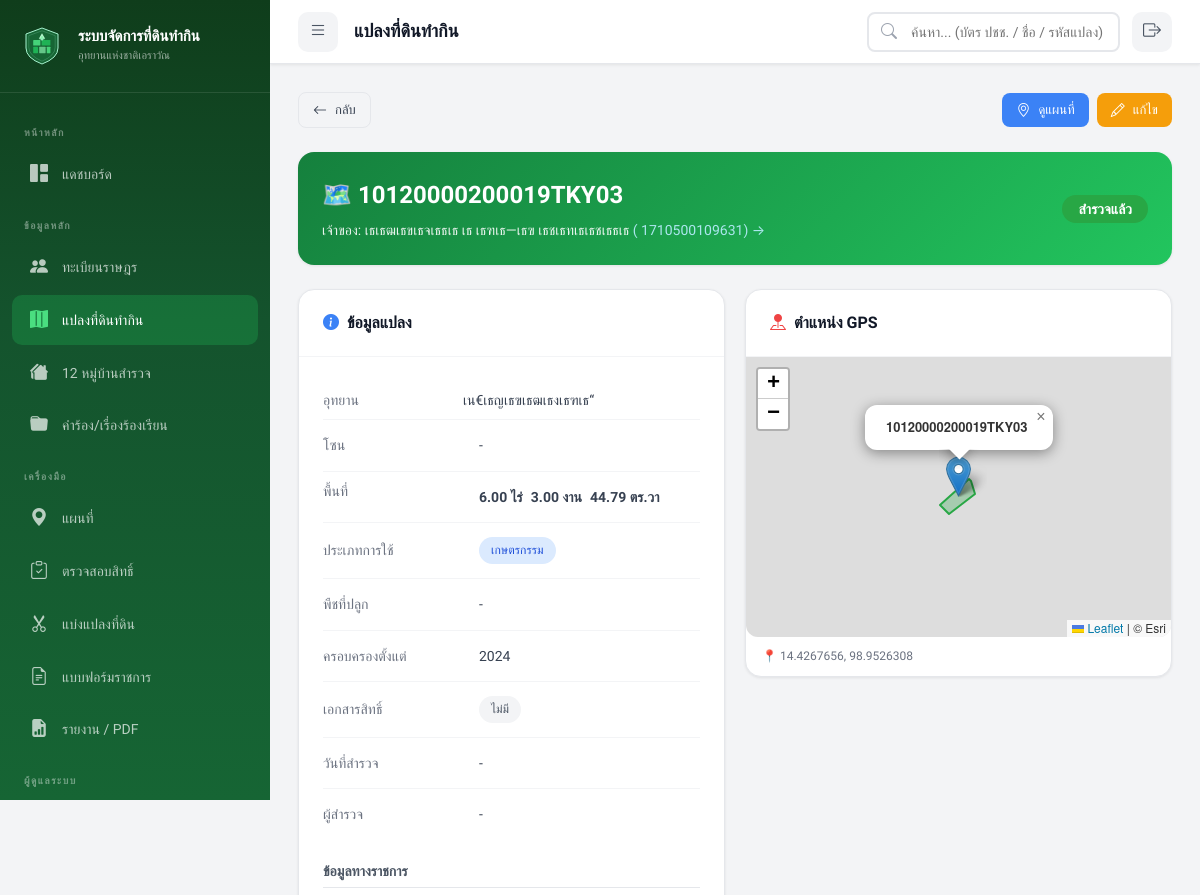
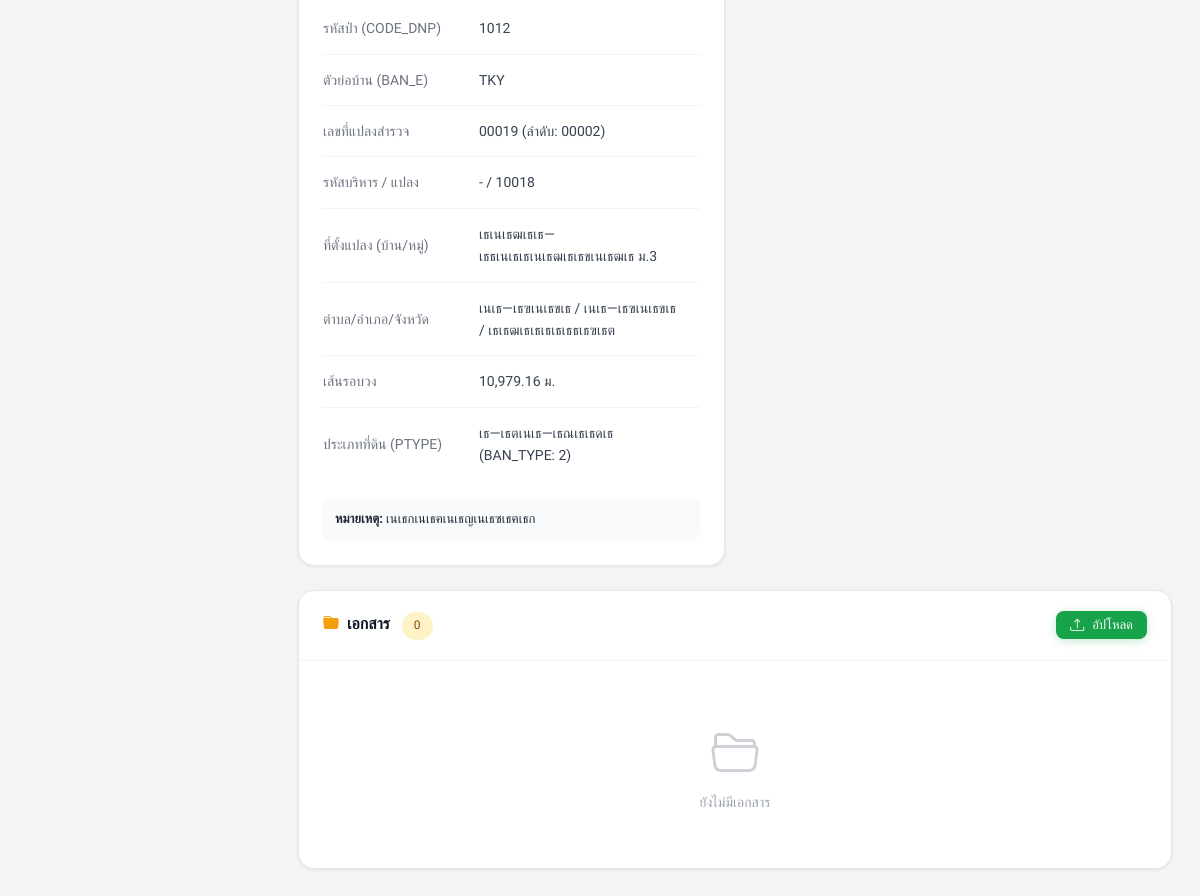
Page /index.php?page=plots&action=view&id=1280 (signed in) on the earlier database version (2 pictures, top to bottom).
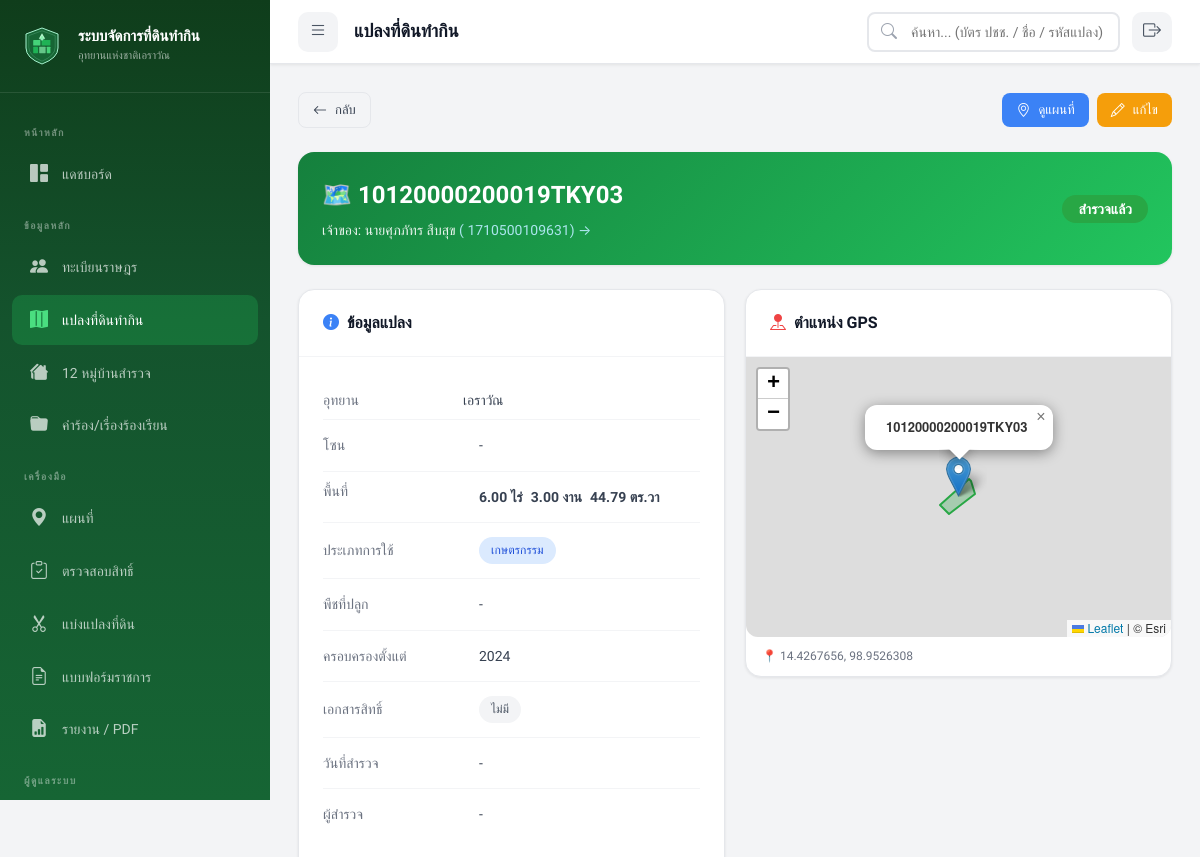
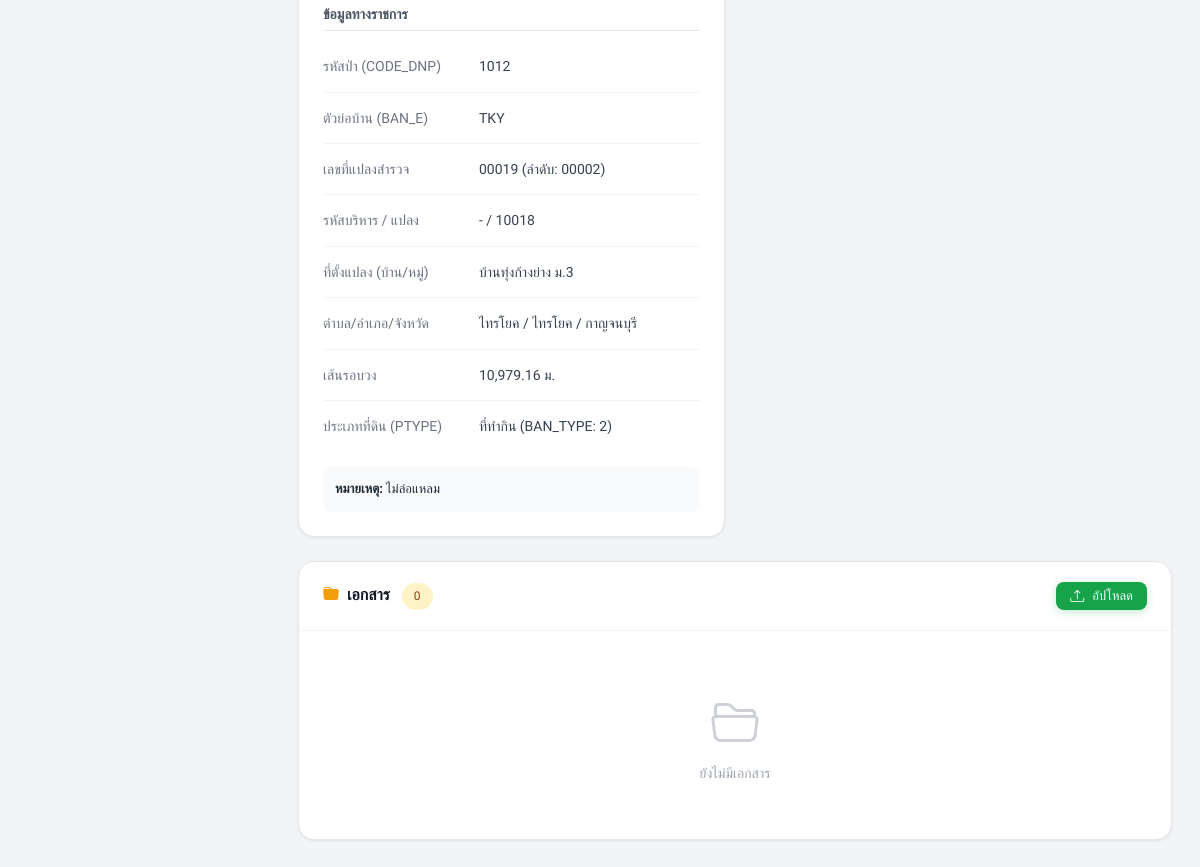
Same page on the later database version (2 pictures, top to bottom).
### tables this page shows
CREATE TABLE `land_plots` (
  `plot_id` int(11) NOT NULL AUTO_INCREMENT,
  `parent_plot_id` int(11) DEFAULT NULL,
  `allocation_type` varchar(20) DEFAULT NULL,
  `plot_code` varchar(50) NOT NULL,
  `villager_id` int(11) NOT NULL,
  `park_name` varchar(100) DEFAULT NULL,
  `zone` varchar(50) DEFAULT NULL,
  `area_rai` decimal(10,2) DEFAULT 0.00,
  `area_ngan` decimal(10,2) DEFAULT 0.00,
  `area_sqwa` decimal(10,2) DEFAULT 0.00,
  `land_use_type` enum('agriculture','residential','garden','livestock','mixed','other') DEFAULT 'agriculture',
  `crop_type` varchar(200) DEFAULT NULL,
  `latitude` decimal(10,7) DEFAULT NULL,
  `longitude` decimal(10,7) DEFAULT NULL,
  `polygon_coords` longtext DEFAULT NULL CHECK (json_valid(`polygon_coords`)),
  `occupation_since` year(4) DEFAULT NULL,
  `has_document` tinyint(1) DEFAULT 0,
  `document_type` varchar(50) DEFAULT NULL,
  `status` enum('surveyed','pending_review','temporary_permit','must_relocate','disputed') DEFAULT 'pending_review',
  `survey_date` date DEFAULT NULL,
  `surveyed_by` int(11) DEFAULT NULL,
  `plot_image_path` varchar(500) DEFAULT NULL,
  `notes` text DEFAULT NULL,
  `remark_risk` enum('not_risky','risky','risky_case','not_risky_case') DEFAULT 'not_risky',
  `watershed_class` varchar(20) DEFAULT NULL,
  `created_at` datetime DEFAULT current_timestamp(),
  `updated_at` datetime DEFAULT current_timestamp() ON UPDATE current_timestamp(),
  `code_dnp` varchar(10) DEFAULT NULL COMMENT 'รหัสป่าอนุรักษ์',
  `apar_code` varchar(20) DEFAULT NULL COMMENT 'รหัสแปลงที่บริหารแล้ว',
  `apar_no` varchar(10) DEFAULT NULL COMMENT 'หมายเลขเขตโครงการฯ',
  `num_apar` varchar(20) DEFAULT NULL COMMENT 'ที่ดินเลขที่',
  `spar_code` varchar(20) DEFAULT NULL COMMENT 'รหัสที่ดินสำรวจ',
  `ban_e` varchar(10) DEFAULT NULL COMMENT 'ชื่อย่อหมู่บ้านภาษาอังกฤษ (3 ตัวอักษร)',
  `perimeter` decimal(10,3) DEFAULT NULL COMMENT 'ระยะรอบแปลง (เมตร)',
  `ban_type` tinyint(4) DEFAULT NULL COMMENT 'ลักษณะหมู่บ้าน (1=ในเขต, 2=นอกเขตทำกินใน, 3=คาบเกี่ยว)',
  `num_spar` varchar(50) DEFAULT NULL COMMENT 'เลขที่แปลงสำรวจ',
  `spar_no` varchar(10) DEFAULT NULL COMMENT 'ลำดับสำรวจ',
  `par_ban` varchar(50) DEFAULT NULL COMMENT 'ชื่อบ้าน (ที่ตั้งแปลง)',
  `par_moo` varchar(5) DEFAULT NULL COMMENT 'หม่ (แปลง)',
  `par_tam` varchar(50) DEFAULT NULL COMMENT 'ตำบล (แปลง)',
  `par_amp` varchar(50) DEFAULT NULL COMMENT 'อำเภอ (แปลง)',
  `par_prov` varchar(50) DEFAULT NULL COMMENT 'จังหวัด (แปลง)',
  `ptype` varchar(100) DEFAULT NULL COMMENT 'ประเภทที่ดิน',
  `target_fid` int(11) DEFAULT NULL COMMENT 'TARGET_FID อ้างอิง Shapefile',
  `data_issues` text DEFAULT NULL COMMENT 'ปัหาข้อมลที่พบจากการตรวจสอบ',
  PRIMARY KEY (`plot_id`),
  UNIQUE KEY `plot_code` (`plot_code`),
  KEY `surveyed_by` (`surveyed_by`),
  KEY `idx_plot_code` (`plot_code`),
  KEY `idx_villager` (`villager_id`),
  KEY `idx_status` (`status`),
  KEY `idx_coords` (`latitude`,`longitude`),
  KEY `idx_park` (`park_name`),
  KEY `idx_zone` (`zone`),
  KEY `idx_parent_plot` (`parent_plot_id`),
  CONSTRAINT `land_plots_ibfk_1` FOREIGN KEY (`villager_id`) REFERENCES `villagers` (`villager_id`) ON DELETE CASCADE,
  CONSTRAINT `land_plots_ibfk_2` FOREIGN KEY (`surveyed_by`) REFERENCES `users` (`user_id`) ON DELETE SET NULL
);

CREATE TABLE `villagers` (
  `villager_id` int(11) NOT NULL AUTO_INCREMENT,
  `id_card_number` varchar(13) NOT NULL,
  `prefix` varchar(20) DEFAULT NULL,
  `first_name` varchar(100) NOT NULL,
  `last_name` varchar(100) NOT NULL,
  `birth_date` date DEFAULT NULL,
  `phone` varchar(15) DEFAULT NULL,
  `address` text DEFAULT NULL,
  `village_no` varchar(10) DEFAULT NULL,
  `village_name` varchar(100) DEFAULT NULL,
  `sub_district` varchar(100) DEFAULT NULL,
  `district` varchar(100) DEFAULT NULL,
  `province` varchar(100) DEFAULT NULL,
  `photo_path` varchar(500) DEFAULT NULL,
  `notes` text DEFAULT NULL,
  `qualification_status` enum('pending','passed','failed') DEFAULT 'pending',
  `qual_thai_nationality` tinyint(1) DEFAULT 1,
  `qual_continuous_residence` tinyint(1) DEFAULT 1,
  `qual_no_other_land` tinyint(1) DEFAULT 1,
  `qual_no_court_order` tinyint(1) DEFAULT 1,
  `qual_no_forest_crime` tinyint(1) DEFAULT 1,
  `qual_no_revoked_rights` tinyint(1) DEFAULT 1,
  `qualification_date` date DEFAULT NULL,
  `qualification_notes` text DEFAULT NULL,
  `created_by` int(11) DEFAULT NULL,
  `created_at` datetime DEFAULT current_timestamp(),
  `updated_at` datetime DEFAULT current_timestamp() ON UPDATE current_timestamp(),
  `verification_status` enum('pending','verified') DEFAULT 'pending',
  `verified_at` datetime DEFAULT NULL,
  `verified_by` int(11) DEFAULT NULL,
  PRIMARY KEY (`villager_id`),
  UNIQUE KEY `id_card_number` (`id_card_number`),
  KEY `created_by` (`created_by`),
  KEY `idx_id_card` (`id_card_number`),
  KEY `idx_name` (`first_name`,`last_name`),
  KEY `idx_village` (`village_name`),
  CONSTRAINT `villagers_ibfk_1` FOREIGN KEY (`created_by`) REFERENCES `users` (`user_id`) ON DELETE SET NULL
);

### models/Plot.php (called while the page is built, shortened)
<?php
class Plot
{
    public static function find(int $id): ?array
    {
        $db = getDB();
        $stmt = $db->prepare("SELECT lp.*, v.prefix, v.first_name, v.last_name, v.id_card_number,
                                     u.full_name as surveyor_name
                              FROM land_plots lp
                              JOIN villagers v ON lp.villager_id = v.villager_id
                              LEFT JOIN users u ON lp.surveyed_by = u.user_id
                              WHERE lp.plot_id = :id");
        $stmt->execute(['id' => $id]);
        $result = $stmt->fetch();
        return $result ?: null;
    }
}

### models/Document.php (called while the page is built, shortened)
<?php
class Document
{
    public static function getByRelated(string $type, int $id): array
    {
        $db = getDB();
        $stmt = $db->prepare("SELECT d.*, u.full_name as uploader_name
                              FROM documents d
                              LEFT JOIN users u ON d.uploaded_by = u.user_id
                              WHERE d.related_type = :type AND d.related_id = :id
                              ORDER BY d.uploaded_at DESC");
        $stmt->execute(['type' => $type, 'id' => $id]);
        return $stmt->fetchAll();
    }
}

### views/plots/detail.php (the view, shortened to what the rows shown need)
<?php
require_once __DIR__ . '/../../models/Plot.php';
require_once __DIR__ . '/../../models/Document.php';
$id = (int) ($_GET['id'] ?? 0);
$plot = Plot::find($id);
$documents = Document::getByRelated('plot', $id);
$p = $plot;
$statusColor = PLOT_STATUS_COLORS[$p['status']] ?? '#6b7280';
?>
<div class="d-flex justify-between align-center mb-3">
    <a href="index.php?page=plots" class="btn btn-secondary btn-sm"><i class="bi bi-arrow-left"></i> กลับ</a>
    <div class="d-flex gap-1">
        <?php if ($p['latitude'] && $p['longitude']): ?>
            <a href="index.php?page=map&plot=<?= $id ?>" class="btn btn-info btn-sm"><i class="bi bi-geo-alt"></i>
                ดูแผนที่</a>
        <?php endif; ?>
        <?php if ($_SESSION['role'] !== ROLE_VIEWER): ?>
            <a href="index.php?page=plots&action=edit&id=<?= $id ?>" class="btn btn-warning btn-sm"><i
                    class="bi bi-pencil"></i> แก้ไข</a>
        <?php endif; ?>
    </div>
</div>
<div class="card mb-3"
    style="background: linear-gradient(135deg, var(--primary-700) 0%, var(--primary-500) 100%); color:white; border:none;">
    <div class="card-body" style="padding:24px;">
        <div style="display:flex; justify-content:space-between; align-items:center; flex-wrap:wrap; gap:16px;">
            <div>
                <h2 style="font-size:24px; margin-bottom:4px;">🗺️
                    <?= htmlspecialchars($p['plot_code']) ?>
                </h2>
                <p style="opacity:0.9;">
                    เจ้าของ:
                    <?= htmlspecialchars(($p['prefix'] ?? '') . $p['first_name'] . ' ' . $p['last_name']) ?>
                    <a href="index.php?page=villagers&action=view&id=<?= $p['villager_id'] ?>" style="color:#bef;">
                        (
                        <?= $p['id_card_number'] ?>) →
                    </a>
                </p>
            </div>
            <div style="text-align:right;">
                <span
                    style="background:<?= $statusColor ?>; padding:6px 16px; border-radius:20px; font-weight:600; font-size:14px;">
                    <?= PLOT_STATUS_LABELS[$p['status']] ?? $p['status'] ?>
                </span>
            </div>
        </div>
    </div>
</div>
<div class="plot-detail-grid">
    <div class="card">
        <div class="card-header">
            <h3><i class="bi bi-info-circle-fill" style="color:var(--info);margin-right:8px;"></i>ข้อมูลแปลง</h3>
        </div>
        <div class="card-body">
            <table style="width:100%;">
                <tr>
                    <td style="padding:8px 0;color:var(--gray-500);width:140px;">อุทยาน</td>
                    <td style="padding:8px 0;">
                        <?= htmlspecialchars($p['park_name'] ?? '-') ?>
                    </td>
                </tr>
                <tr>
                    <td style="padding:8px 0;color:var(--gray-500);">โซน</td>
                    <td>
                        <?= htmlspecialchars($p['zone'] ?? '-') ?>
                    </td>
                </tr>
                <tr>
                    <td style="padding:8px 0;color:var(--gray-500);vertical-align:top;">พื้นที่</td>
                    <td>
                        <div style="font-weight:600; display:flex; flex-wrap:wrap; gap:8px;">
                            <span><?= $p['area_rai'] ?> ไร่</span>
                            <span><?= $p['area_ngan'] ?> งาน</span>
                            <span><?= $p['area_sqwa'] ?> ตร.วา</span>
                        </div>
                    </td>
                </tr>
                <tr>
                    <td style="padding:8px 0;color:var(--gray-500);">ประเภทการใช้</td>
                    <td><span class="badge badge-info">
                            <?= LAND_USE_LABELS[$p['land_use_type']] ?? $p['land_use_type'] ?>
                        </span></td>
                </tr>
                <tr>
                    <td style="padding:8px 0;color:var(--gray-500);">พืชที่ปลูก</td>
                    <td>
                        <?= htmlspecialchars($p['crop_type'] ?? '-') ?>
                    </td>
                </tr>
                <tr>
                    <td style="padding:8px 0;color:var(--gray-500);">ครอบครองตั้งแต่</td>
                    <td>
                        <?= htmlspecialchars($p['occupation_since'] ?? '-') ?>
                    </td>
                </tr>
                <tr>
                    <td style="padding:8px 0;color:var(--gray-500);">เอกสารสิทธิ์</td>
                    <td>
                        <?= $p['has_document'] ? '<span class="badge badge-success">มี</span> ' . htmlspecialchars($p['document_type'] ?? '') : '<span class="badge badge-gray">ไม่มี</span>' ?>
                    </td>
                </tr>
                <tr>
                    <td style="padding:8px 0;color:var(--gray-500);">วันที่สำรวจ</td>
                    <td>
                        <?= $p['survey_date'] ? date('d/m/Y', strtotime($p['survey_date'])) : '-' ?>
                    </td>
                </tr>
                <tr>
                    <td style="padding:8px 0;color:var(--gray-500);">ผู้สำรวจ</td>
                    <td>
                        <?= htmlspecialchars($p['surveyor_name'] ?? '-') ?>
                    </td>
                </tr>
            </table>
            <h4 style="font-size:14px; color:var(--gray-600); margin:20px 0 10px; border-bottom:1px solid var(--gray-200); padding-bottom:5px;">
                ข้อมูลทางราชการ
            </h4>
            <table style="width:100%;">
                <tr>
                    <td style="padding:4px 0;color:var(--gray-500);width:140px;">รหัสป่า (CODE_DNP)</td>
                    <td><?= htmlspecialchars($p['code_dnp'] ?? '-') ?></td>
                </tr>
                <tr>
                    <td style="padding:4px 0;color:var(--gray-500);">ตัวย่อบ้าน (BAN_E)</td>
                    <td><?= htmlspecialchars($p['ban_e'] ?? '-') ?></td>
                </tr>
                <tr>
                    <td style="padding:4px 0;color:var(--gray-500);">เลขที่แปลงสำรวจ</td>
                    <td><?= htmlspecialchars($p['num_spar'] ?? '-') ?> (ลำดับ: <?= htmlspecialchars($p['spar_no'] ?? '-') ?>)</td>
                </tr>
                <tr>
                    <td style="padding:4px 0;color:var(--gray-500);">รหัสบริหาร / แปลง</td>
                    <td><?= htmlspecialchars($p['apar_code'] ?? '-') ?> / <?= htmlspecialchars($p['num_apar'] ?? '-') ?></td>
                </tr>
                <tr>
                    <td style="padding:4px 0;color:var(--gray-500);">ที่ตั้งแปลง (บ้าน/หมู่)</td>
                    <td><?= htmlspecialchars($p['par_ban'] ?? '-') ?> ม.<?= htmlspecialchars($p['par_moo'] ?? '-') ?></td>
                </tr>
                <tr>
                    <td style="padding:4px 0;color:var(--gray-500);">ตำบล/อำเภอ/จังหวัด</td>
                    <td><?= htmlspecialchars($p['par_tam'] ?? '-') ?> / <?= htmlspecialchars($p['par_amp'] ?? '-') ?> / <?= htmlspecialchars($p['par_prov'] ?? '-') ?></td>
                </tr>
                <tr>
                    <td style="padding:4px 0;color:var(--gray-500);">เส้นรอบวง</td>
                    <td><?= $p['perimeter'] ? number_format($p['perimeter'], 2) . ' ม.' : '-' ?></td>
                </tr>
                <tr>
                    <td style="padding:4px 0;color:var(--gray-500);">ประเภทที่ดิน (PTYPE)</td>
                    <td><?= htmlspecialchars($p['ptype'] ?? '-') ?> (BAN_TYPE: <?= htmlspecialchars($p['ban_type'] ?? '-') ?>)</td>
                </tr>
            </table>
            <?php if ($p['notes']): ?>
                <div style="margin-top:16px; padding:12px; background:var(--gray-50); border-radius:8px; font-size:13px;">
                    <strong>หมายเหตุ:</strong>
                    <?= nl2br(htmlspecialchars($p['notes'])) ?>
                </div>
            <?php endif; ?>
        </div>
    </div>
    <div>
        <?php if ($p['latitude'] && $p['longitude']): ?>
            <div class="card">
                <div class="card-header">
                    <h3><i class="bi bi-pin-map-fill" style="color:var(--danger); margin-right:8px;"></i>ตำแหน่ง GPS</h3>
                </div>
                <div class="card-body" style="padding:0;">
                    <div id="detailMap" style="height:280px; border-radius:0 0 12px 12px;"></div>
                    <div style="padding:10px 16px; font-size:12px; color:var(--gray-500);">
                        📍
                        <?= $p['latitude'] ?>,
                        <?= $p['longitude'] ?>
                    </div>
                </div>
            </div>
        <?php endif; ?>
    </div>
</div>
<div class="card mt-3">
    <div class="card-header">
        <h3><i class="bi bi-folder-fill" style="color:var(--warning); margin-right:8px;"></i>เอกสาร
            <span class="badge badge-warning" style="margin-left:8px;">
                <?= count($documents) ?>
            </span>
        </h3>
        <?php if ($_SESSION['role'] !== ROLE_VIEWER): ?>
            <button class="btn btn-primary btn-sm" onclick="document.getElementById('uploadModal').classList.add('show')">
                <i class="bi bi-upload"></i> อัปโหลด
            </button>
        <?php endif; ?>
    </div>
    <div class="card-body">
        <?php if (empty($documents)): ?>
            <div class="empty-state" style="padding:30px;"><i class="bi bi-folder2-open"></i>
                <p>ยังไม่มีเอกสาร</p>
            </div>
        <?php endif; ?>
    </div>
</div>

Differences in the rows shown:
changed land_plots "10120000200019TKY03": villager.last_name "เธเธฒเธขเธจเธธเธ เธ เธฑเธ—เธฃ เธชเธทเธเธชเธธเธ" → "นายศุภภัทร สืบสุข"; park_name "เน€เธญเธฃเธฒเธงเธฑเธ“" → "เอราวัณ"; par_ban "เธเนเธฒเธเธ—เธธเนเธเธเนเธฒเธเธขเนเธฒเธ" → "บ้านทุ่งก้างย่าง"; par_tam "เนเธ—เธฃเนเธขเธ" → "ไทรโยค"; par_amp "เนเธ—เธฃเนเธขเธ" → "ไทรโยค"; par_prov "เธเธฒเธเธเธเธเธธเธฃเธต" → "กาญจนบุรี"; ptype "เธ—เธตเนเธ—เธณเธเธดเธ" → "ที่ทำกิน"; notes "เนเธกเนเธฅเนเธญเนเธซเธฅเธก" → "ไม่ล่อแหลม"
